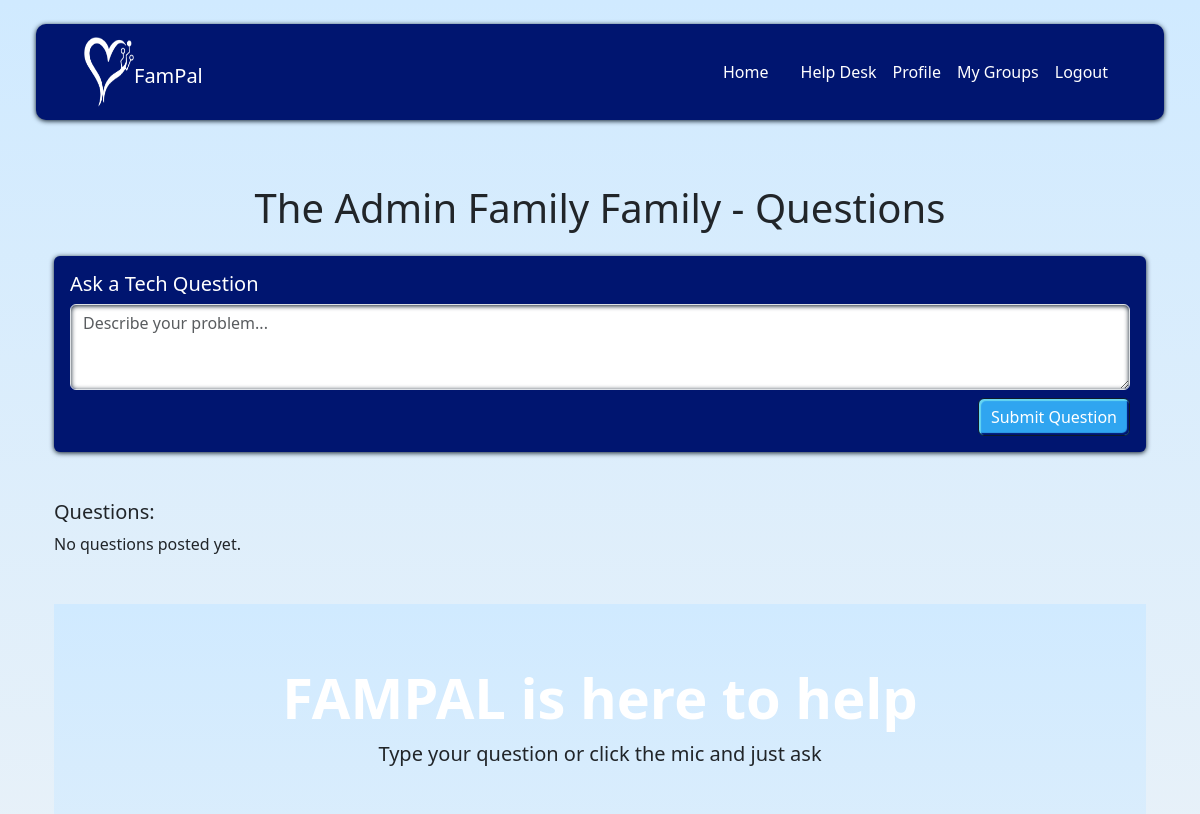
The app's page /help/ (signed in, upper part), older data.
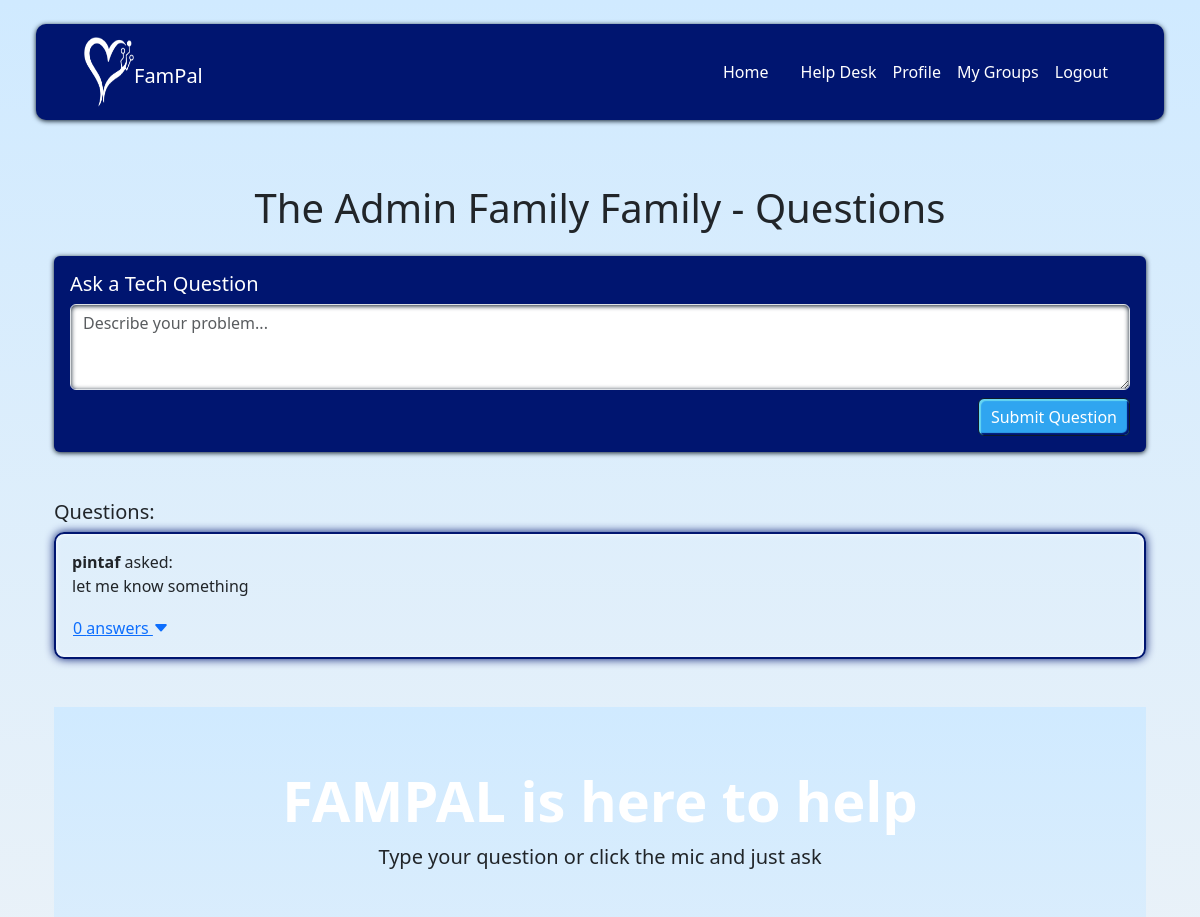
The same page, newer data.
### families/models.py (models this page shows, shortened)
class Question(models.Model):
    user = models.ForeignKey(User, on_delete=models.CASCADE, related_name='questions')
    family_group = models.ForeignKey(
        FamilyGroup,
        on_delete=models.SET_NULL,
        null=True,
        blank=True,
        related_name='questions'
    )
    text = models.TextField()
    created_at = models.DateTimeField(default=timezone.now)

### home/views.py (the view)
# urls.py: path('help/', views.help, name='help'),
@login_required
def help(request):
    family = FamilyGroup.objects.first()  # Or get based on user
    if request.method == 'POST':
        text = request.POST.get('text')
        if text:
            Question.objects.create(user=request.user, family_group=family, text=text)
            return redirect('help')  # Redirect to avoid resubmission
    questions = family.questions.all() if family else []
    return render(request, 'home/help.html', {
        'family': family,
        'questions': questions,
    })

### templates/home/help.html (shortened to what this page needs)
{% extends 'base.html' %}
{% load static %}
{% block content %}
<div class="container-fluid mt-5">
  <h1 class="mb-4 d-flex justify-content-center">The {{ family.name }} Family - Questions</h1>
<div class="mb-5 p-3 question-textarea rounded">
  <h5>Ask a Tech Question</h5>
  <form method="POST" action="{% url 'help' %}">
    <textarea name="text" class="form-control mb-2" placeholder="Describe your problem..." rows="3" required></textarea>
    <div class="d-flex justify-content-end"><button type="submit" class="btn button-primary">Submit Question</button></div>
  </form>
</div>
<div>
  <h5>Questions:</h5>
  {% for question in questions %}
    <div class="card-question mb-3 p-3">
      <div class="card-body">
        <strong>{{ question.user.username }}</strong> asked:
        <p>{{ question.text }}</p>
        <button class="btn btn-link p-0" type="button" data-bs-toggle="collapse" data-bs-target="#answers-{{ question.id }}" aria-expanded="false" aria-controls="answers-{{ question.id }}">
          {{ question.answers.count }} {{ question.answers.count|pluralize:"answer,answers" }}
          <i class="bi bi-caret-down-fill"></i>
        </button>
      </div>
    </div>
  {% empty %}
    <p>No questions posted yet.</p>
  {% endfor %}
</div>
<div class="container mt-5 help-section">
  <div class="text-center mb-5">
    <h1 class="display-4 text-white fw-bold">FAMPAL is here to help</h1>
    <p class="lead text-bold">Type your question or click the mic and just ask</p>
  </div>
  <br>
  <br>
</div>
</div>
{% endblock %}

Row changes from the older to the newer data that the page shows:
added Question: user.username "pintaf", text "let me know something", answers.count "0"
Text that changed along with them:
text no longer shown: "No questions posted yet."
